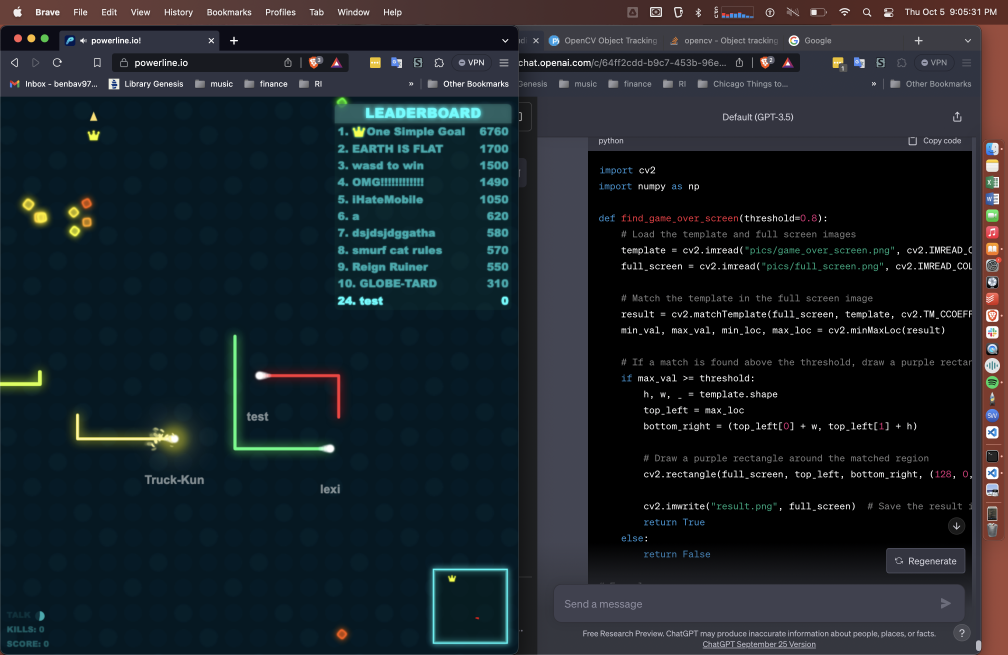
#> input picture pics/food.png, 3024 x 1964 px (shown at 1/3 size)
$ python -i preprocess_images.py   (imports and definitions only)
#> lines starting #> are read from the running program, lines starting #| are printed output that depends on the picture; after the words box and inside, x2 and y2 are one past the last pixel; in counts of white or black regions, pixels touching at a corner belong together
#> further down, picture is the input picture: shape (1964, 3024, 3); mean B, G, R 41.8, 36.1, 28.5
import cv2
import numpy as np


def process_image(img):
    gray_img = cv2.cvtColor(img, cv2.COLOR_BGR2GRAY)
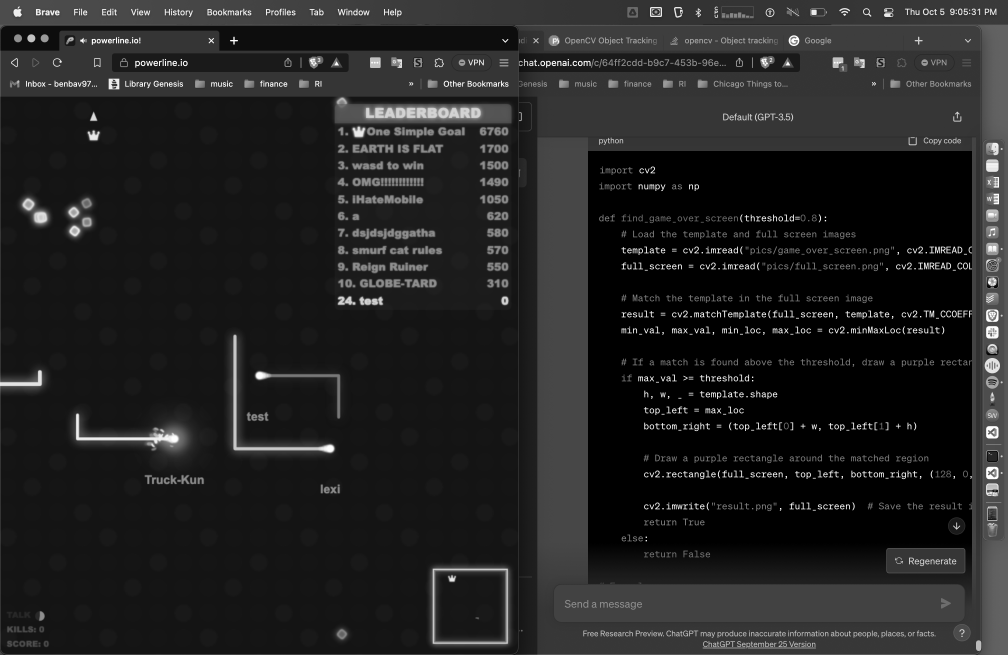
#> gray_img: shape (1964, 3024) (shown at 1/3 size); min 0, max 255, mean 34.5

    # Apply Canny edge detection with higher thresholds
    edges = cv2.Canny(gray_img, threshold1=200, threshold2=250, apertureSize=3)
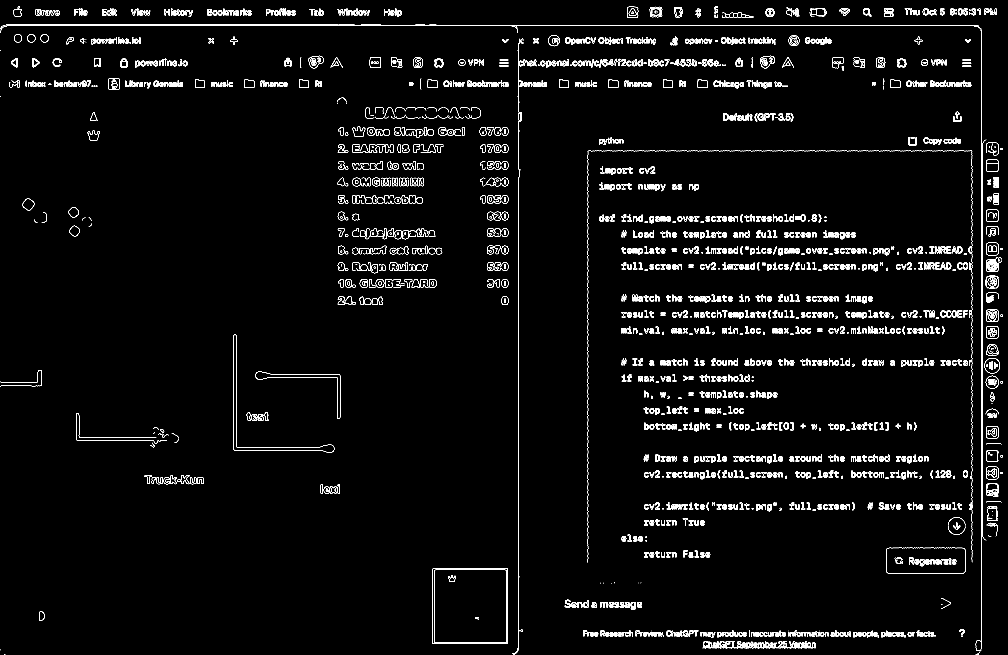
#> edges: shape (1964, 3024) (shown at 1/3 size); 2.4% white in thin lines or dots

    # Perform dilation to thicken the edges
    kernel = np.ones((3, 3), np.uint8)
    dilated_edges = cv2.dilate(edges, kernel, iterations=1)
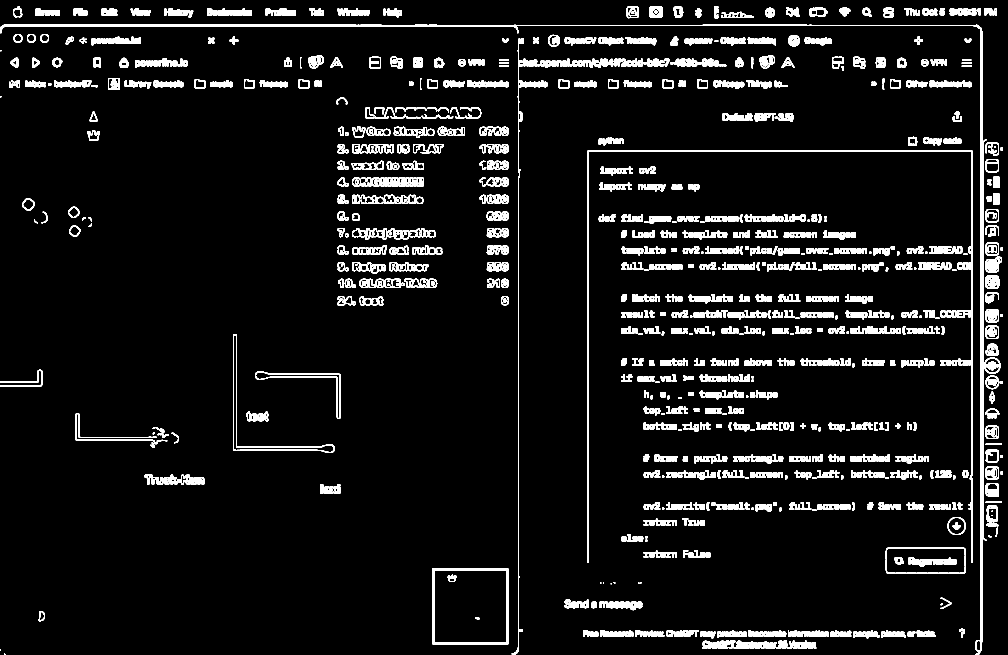
#> dilated_edges: shape (1964, 3024) (shown at 1/3 size); 7% white; 1021 white regions (10 under 20 px), largest, box (x1, y1, x2, y2) and area: (0, 73, 2960, 1964) 25927, (1762, 451, 2918, 1689) 13285, (1535, 115, 1642, 1964) 8297

    return dilated_edges


def process_image1(img):
    gray_img = cv2.cvtColor(img, cv2.COLOR_BGR2GRAY)
    # line_img = cv2.Canny(gray_img, 115, 250)
    line_img = cv2.Canny(gray_img, threshold1=100, threshold2=150, apertureSize=3)
    return line_img


def process_image2(img):
    gray_img = cv2.cvtColor(img, cv2.COLOR_BGR2GRAY)

    # Apply Canny edge detection with higher thresholds
    edges = cv2.Canny(gray_img, threshold1=200, threshold2=250, apertureSize=3)

    # Perform dilation to thicken the edges
    kernel = np.ones((3, 3), np.uint8)
    dilated_edges = cv2.dilate(edges, kernel, iterations=1)

    # Get image dimensions
    height, width = img.shape[:2]

    height = height + 80

    # Calculate box dimensions (e.g., 20% of image width and height)
    box_width = int(0.2 * width)
    box_height = int(0.2 * height)

    # Calculate box position just below the center
    x = int((width - box_width) / 2)
    y = int((height + box_height) / 2)

    # Draw a white rectangle just below the center of the image
    cv2.rectangle(dilated_edges, (x, y), (x + box_width, y + box_height), (0, 0, 0), -1)

    return dilated_edges


"""
# loop to show screen
import mss
import numpy as np

with mss.mss() as sct:
    while "Screen capturing":
        # last_time = time.time()
        monitor = {"top": 200, "left": 800, "width": 600, "height": 600}
        img = np.array(sct.grab(monitor))
        img = process_image(img)  # Process the captured image if needed

        # show image
        cv2.imshow("image", img)
        # Display the image with bounding rectangles for snakes and food pellets
        cv2.imshow("Snake and Food Detection", img)

        # resize image
        img = cv2.resize(img, (200, 200))

        # print(f"fps: {1 / (time.time() - last_time)}")

        # Press "q" to quit
        if cv2.waitKey(25) & 0xFF == ord("q"):
            cv2.destroyAllWindows()
            break
        # can later add in another function?? to do image show
        # print(f"fps: {1 / (time.time() - last_time)}")
"""

>>> import cv2
>>> picture = cv2.imread('pics/food.png')
>>> result = process_image(picture)

$ run again, on pics/full_snakes_screen.png
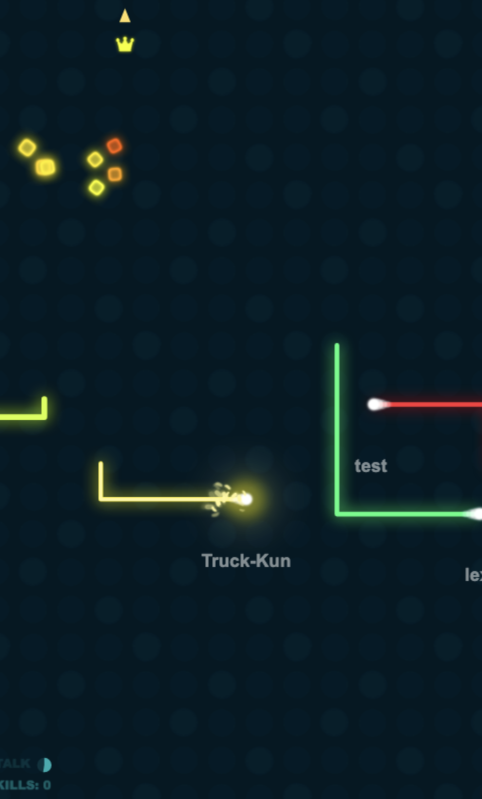
#> input picture pics/full_snakes_screen.png, 963 x 1597 px (shown at 1/2 size)
#> picture is the input picture: shape (1597, 963, 3); mean B, G, R 37.6, 30, 11.1
#> in process_image, `edges = cv2.Canny(gray_img, threshold1=200, threshold2=250, apertureSi..`:
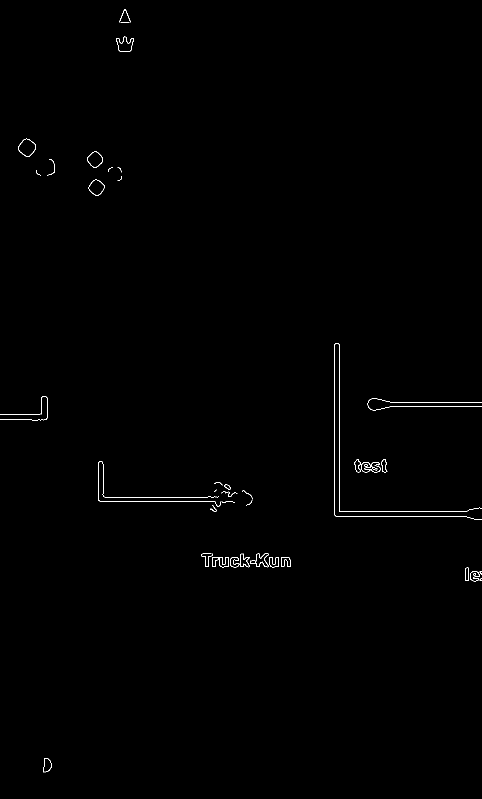
#> edges: shape (1597, 963) (shown at 1/2 size); 0.33% white in thin lines or dots
#> in process_image, `dilated_edges = cv2.dilate(edges, kernel, iterations=1)`:
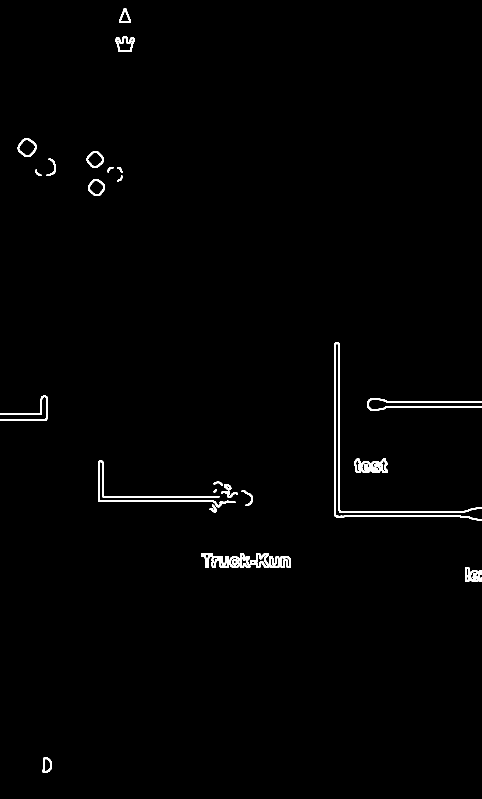
#> dilated_edges: shape (1597, 963) (shown at 1/2 size); 1% white; 26 white regions, largest, box (x1, y1, x2, y2) and area: (668, 685, 963, 1041) 3852, (196, 921, 471, 1015) 2094, (459, 1106, 559, 1136) 1527

$ run again, on pics/game_over2.png
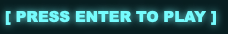
#> input picture pics/game_over2.png, 228 x 34 px
#> picture is the input picture: shape (34, 228, 3); mean B, G, R 88.6, 86.2, 35.8
#> in process_image, `edges = cv2.Canny(gray_img, threshold1=200, threshold2=250, apertureSi..`:
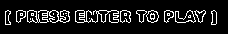
#> edges: shape (34, 228); 11.1% white in thin lines or dots, all inside (x1, y1, x2, y2) = (5, 10, 217, 25)
#> in process_image, `dilated_edges = cv2.dilate(edges, kernel, iterations=1)`:
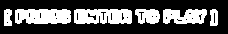
#> dilated_edges: shape (34, 228); 33% white; 6 white regions, box (x1, y1, x2, y2) and area: (74, 9, 132, 24) 756, (15, 9, 71, 24) 754, (163, 9, 207, 24) 519, (135, 9, 160, 24) 295, (4, 9, 12, 26) 120, (210, 9, 218, 26) 114
